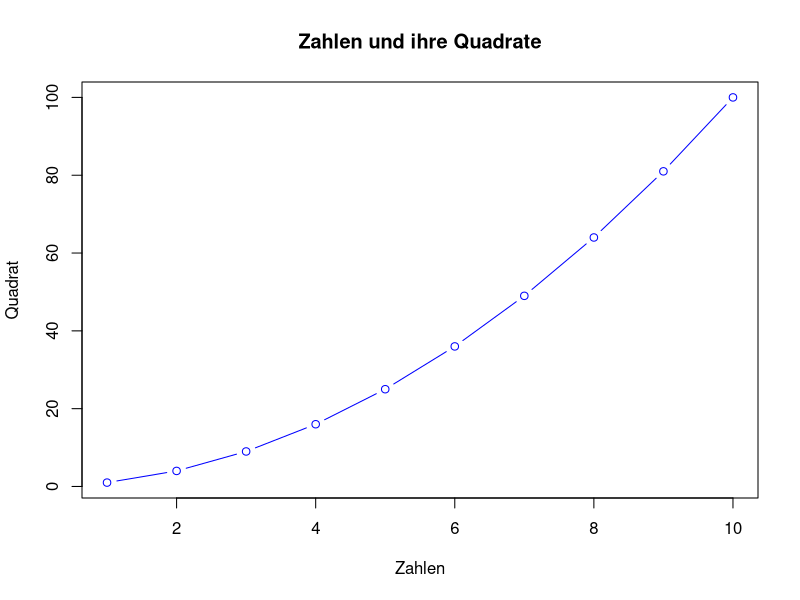

Here is the R script that generated this plot:
# Ein einfaches R-Skript

# Eine Sequenz von Zahlen erzeugen
zahlen <- 1:10

# Das Quadrat jeder Zahl berechnen
quadrate <- zahlen^2

# Die Ergebnisse ausgeben
print("Die Quadrate der Zahlen von 1 bis 10 sind:")
print(quadrate)

# Eine einfache Plot erstellen
plot(zahlen, quadrate, type = "b", col = "blue", 
     main = "Zahlen und ihre Quadrate",
     xlab = "Zahlen", ylab = "Quadrat")

c(1,2,3)
